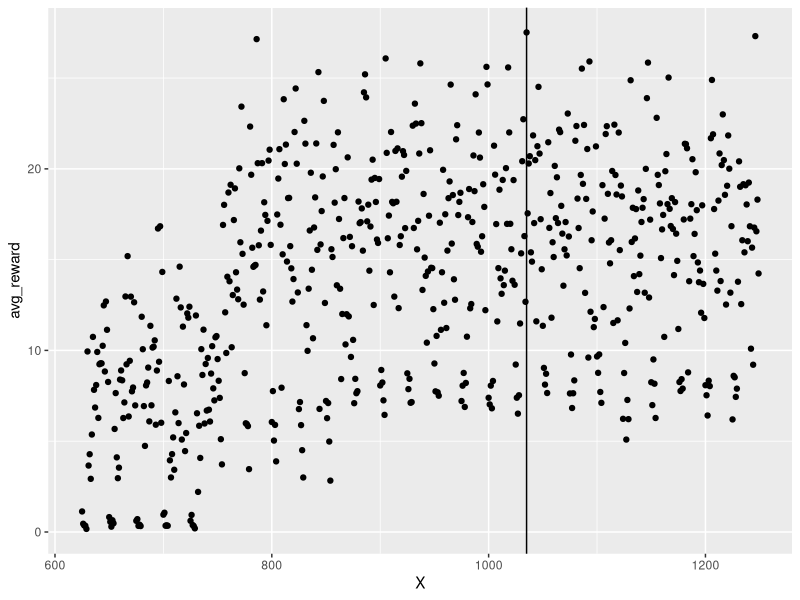
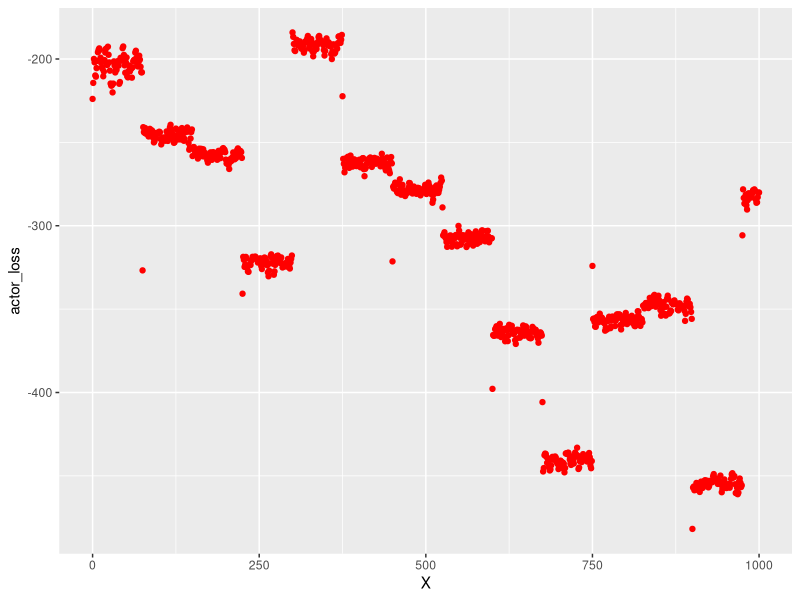
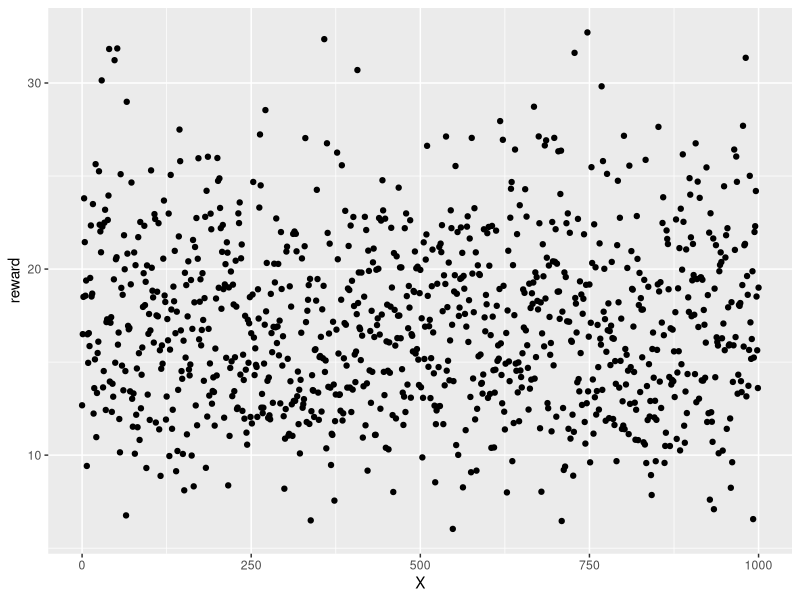
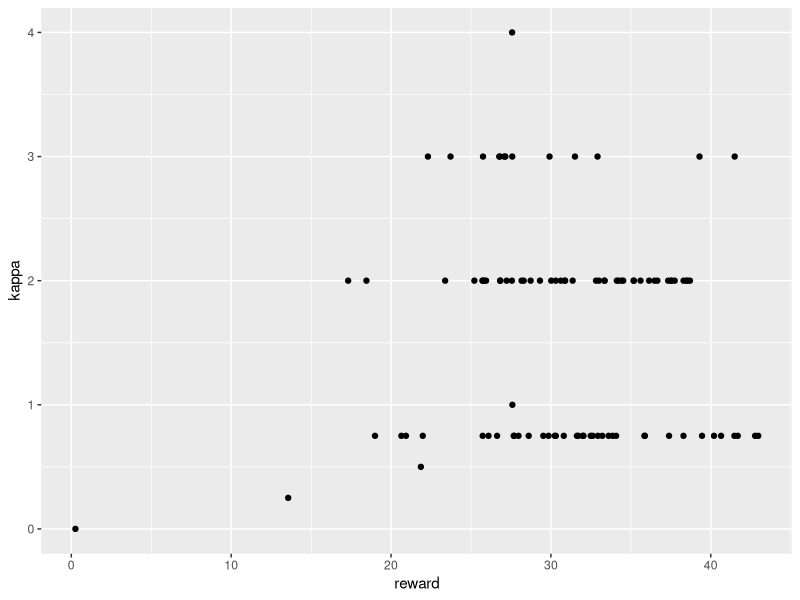

Write the R code that produced these figures, in order.
library(dplyr)
library(ggplot2)


# Grid search analysis
df <- read.csv('metrics/grid_rewards.csv')

# Plots
ggplot_data <- df %>% 
    filter(tau == 13)
ggplot(data=ggplot_data) +
    geom_point(aes(x=X, y=avg_reward)) + 
    geom_vline(xintercept = 1035)

# Statistics
high_reward <- df %>% 
    arrange(desc(avg_reward))

high_reward[seq(10),] %>% filter(tau == 13)

# Best parameters
# tau = 13
# kappa = 1000
# beta = 0.0025
# sigma = 5.25
# delta_t <= 2

df <- read.csv('deep_dep_results/init/metrics.csv')
colnames(df)
ggplot(data=df) +
    geom_point(aes(x=X, y=actor_loss), col='red')

ggplot(data=df) + 
    geom_point(aes(x=X, y=reward))

# Thompson sampling
df <- read.csv('thompson_sampling_results/kappa_sampling.csv')
colnames(df)

ggplot(data=df) +
    geom_point(aes(x=reward, y=kappa))
